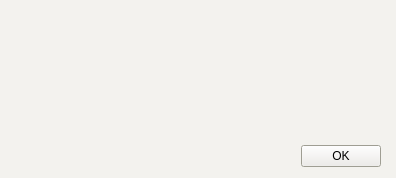
<?xml version="1.0" encoding="UTF-8"?>
<ui version="4.0">
 <class>About_Dialog</class>
 <widget class="QDialog" name="About_Dialog">
  <property name="geometry">
   <rect>
    <x>0</x>
    <y>0</y>
    <width>396</width>
    <height>178</height>
   </rect>
  </property>
  <property name="windowTitle">
   <string>About</string>
  </property>
  <property name="windowIcon">
   <iconset>
    <normaloff>../ICON/hexo logo.ico</normaloff>../ICON/hexo logo.ico</iconset>
  </property>
  <property name="styleSheet">
   <string notr="true">background-color: rgb(243, 242, 238);
selection-background-color: rgb(199, 197, 184);
font: 57 10pt &quot;GenWanMin TW TTF Medium&quot;;</string>
  </property>
  <widget class="QDialogButtonBox" name="buttonBox">
   <property name="geometry">
    <rect>
     <x>40</x>
     <y>140</y>
     <width>341</width>
     <height>32</height>
    </rect>
   </property>
   <property name="orientation">
    <enum>Qt::Horizontal</enum>
   </property>
   <property name="standardButtons">
    <set>QDialogButtonBox::Ok</set>
   </property>
  </widget>
  <widget class="QLabel" name="about_page">
   <property name="geometry">
    <rect>
     <x>20</x>
     <y>20</y>
     <width>361</width>
     <height>111</height>
    </rect>
   </property>
   <property name="styleSheet">
    <string notr="true">font: 57 10pt &quot;GenWanMin TW TTF Medium&quot;;</string>
   </property>
   <property name="text">
    <string/>
   </property>
  </widget>
 </widget>
 <resources/>
 <connections>
  <connection>
   <sender>buttonBox</sender>
   <signal>accepted()</signal>
   <receiver>About_Dialog</receiver>
   <slot>accept()</slot>
   <hints>
    <hint type="sourcelabel">
     <x>248</x>
     <y>254</y>
    </hint>
    <hint type="destinationlabel">
     <x>157</x>
     <y>274</y>
    </hint>
   </hints>
  </connection>
  <connection>
   <sender>buttonBox</sender>
   <signal>rejected()</signal>
   <receiver>About_Dialog</receiver>
   <slot>reject()</slot>
   <hints>
    <hint type="sourcelabel">
     <x>316</x>
     <y>260</y>
    </hint>
    <hint type="destinationlabel">
     <x>286</x>
     <y>274</y>
    </hint>
   </hints>
  </connection>
 </connections>
</ui>
